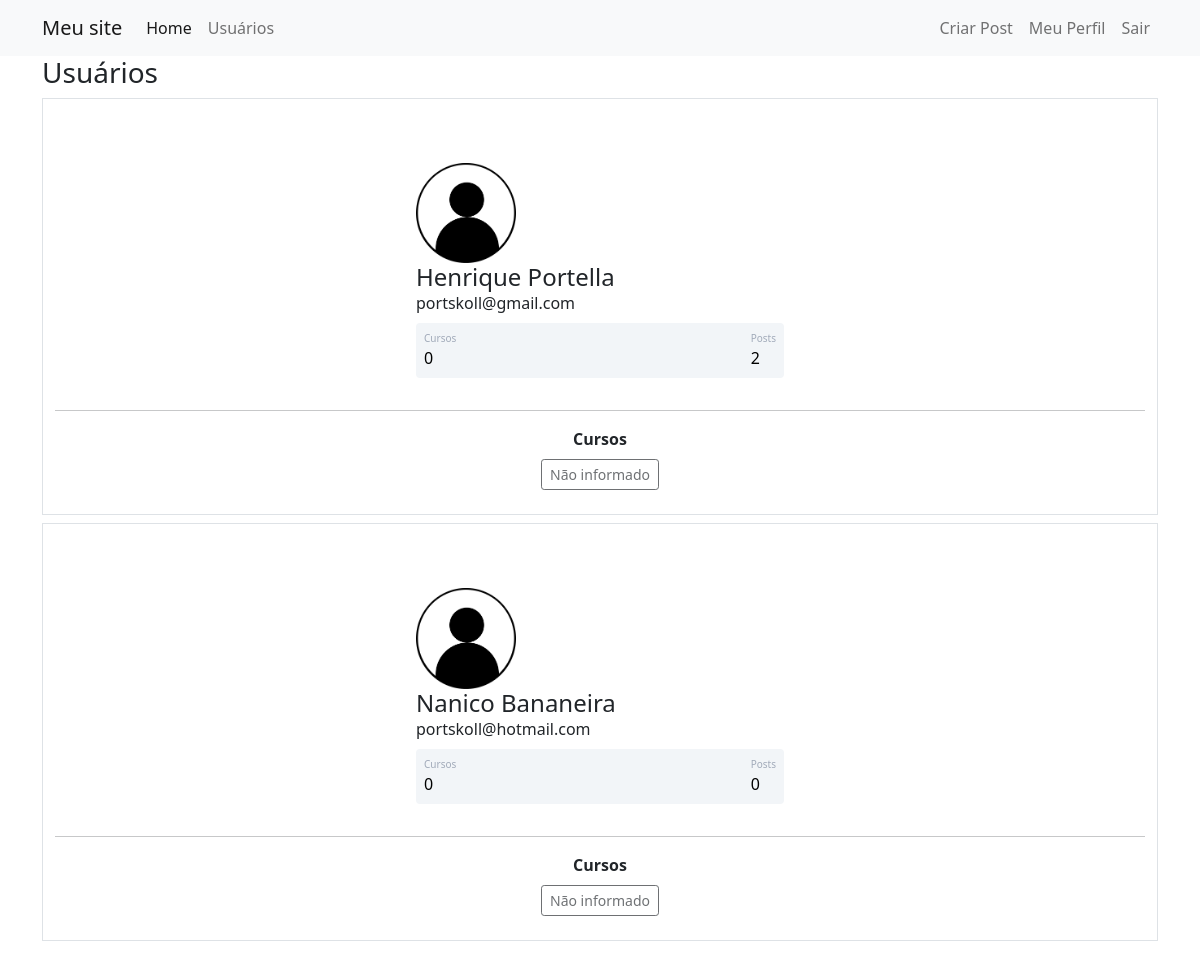
Page /usuarios (signed in) on the earlier database version.
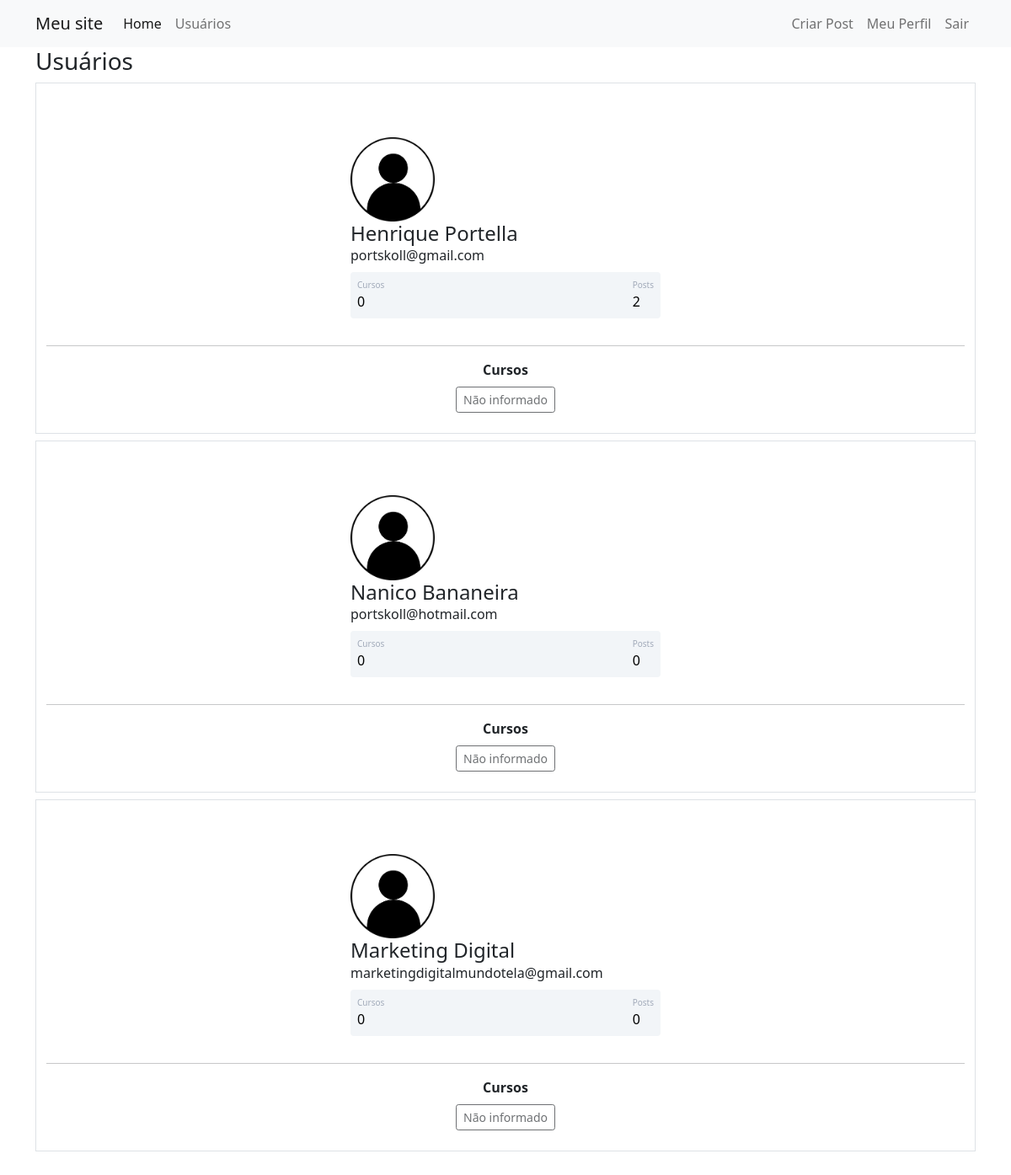
Same page on the later database version.
### comunidadeimpressionadora/models.py (models this page shows)
class Usuario(database.Model, UserMixin):
    id = database.Column(database.Integer, primary_key=True)
    username = database.Column(database.String, nullable=False)
    apelido = database.Column(database.String, nullable=False, default='leitor')
    bloqueado = database.Column(database.Boolean, nullable=False, default=False)
    cod_ativado = database.Column(database.Boolean, nullable=False, default=False)
    codigo_email = database.Column(database.String, nullable=False, default='000000')
    data_nascimento = database.Column(database.Date, nullable=False)
    tipo_user = database.Column(database.Integer, nullable=False, default=3)# 1 ADM - 2 AUTOR -3 LEITOR
    email = database.Column(database.String, nullable=False, unique=True)
    senha = database.Column(database.String, nullable=False)
    foto_perfil = database.Column(database.String, default='default.jpg')
    posts = database.relationship('Post', backref='autor', lazy=True)
    comentarios = database.relationship('Comentario', backref='autor_com', lazy=True)
    cursos = database.Column(database.String, nullable=False, default='Não informado')
    def contar_posts(self):
        return len(self.posts)

### comunidadeimpressionadora/routes.py (the view)
@app.route('/usuarios')
@login_required
def usuarios():
    lista_usuarios = Usuario.query.all()
    return render_template('usuarios.html', lista_usuarios=lista_usuarios)

### comunidadeimpressionadora/models.py (called while the page is built)
@login_manager.user_loader
def load_usuario(id_usuario):
    return Usuario.query.get(int(id_usuario))

### comunidadeimpressionadora/templates/usuarios.html (shortened to what this page needs)
{% extends 'base.html' %}
{% block body %}
<div class="container">
    <h3>Usuários</h3>
    {% for usuario in lista_usuarios %}
    <div class="container border mt-2">
        <div class="container mt-5 d-flex justify-content-center">
            <div class="card p-3">
                <div class="d-flex align-items-center">
                    <div class="ml-3 w-100 justify-content-center">
                        <div class="image pe-2 ">
                            <img src="{{ url_for('static', filename='fotos_perfil/{}'.format(usuario.foto_perfil)) }}"
                                 class="rounded" width="100">
                        </div>
                        <h4 class="mb-0 mt-0">{{ usuario.username}}</h4>
                        <span>{{ usuario.email}}</span>
                        <div class="p-2 mt-2 bg-primary d-flex justify-content-between rounded text-white stats">
                            <div class="d-flex flex-column">
                                <span class="articles">Cursos</span>
                                {% if 'Não informado' in usuario.cursos %}
                                <span class="number1">0</span>
                                {% else %}
                                <span class="number1">{{ usuario.cursos.count(';') + 1 }}</span>
                                {% endif %}
                            </div>
                            <div class="d-flex flex-column">
                                <span class="rating">Posts</span>
                                <span class="number3">{{ usuario.contar_posts() }}</span>
                            </div>
                        </div>
                    </div>
                </div>
            </div>
        </div>
<hr>
        <div class="row justify-content-center mb-4">
            <div class="col col-12" style="text-align: center">
                <strong>Cursos</strong><br>
                {% for curso in usuario.cursos.split(';') %}
                <button type="button" class="btn btn-outline-dark btn-sm mt-2" disabled>{{ curso }}</button>
                {% endfor %}
            </div>
        </div>
    </div>
    {% endfor %}
</div>
{% endblock %}

### comunidadeimpressionadora/templates/base.html (shortened to what this page needs)
<!DOCTYPE html>
<html lang="pt-br">
<head>
    <link href="https://cdn.jsdelivr.net/npm/bootstrap@5.0.2/dist/css/bootstrap.min.css" rel="stylesheet"
>
    <link rel="stylesheet" type="text/css" href="{{ url_for('static',filename='main.css') }}">
</head>
<body>
    {% include 'navbar.html' %}
    {% block body %}
    {% endblock %}
</body>
</html>

### comunidadeimpressionadora/templates/navbar.html (shortened to what this page needs)
<nav class="navbar navbar-expand-lg navbar-light bg-light">
    <div class="container-fluid container">
      <a class="navbar-brand" href="{{ url_for('home') }}">Meu site</a>
      <div class="collapse navbar-collapse" id="navbarSupportedContent">
        <ul class="navbar-nav me-auto mb-2 mb-lg-0">
          <li class="nav-item">
            <a class="nav-link active" aria-current="page" href="{{ url_for('home') }}">Home</a>
          </li>
          <li class="nav-item">
            <a class="nav-link" href="{{ url_for('usuarios') }}">Usuários</a>
          </li>
        </ul>
        <ul class="d-flex navbar-nav">
          {% if current_user.is_authenticated %}
           <li class="nav-item">
                <a class="nav-link" href="{{ url_for('criar_post')}}">Criar Post</a>
              </li>
              <li class="nav-item">
                <a class="nav-link" href="{{ url_for('perfil')}}">Meu Perfil</a>
              </li>
           <li class="nav-item">
                <a class="nav-link" href="{{ url_for('sair')}}">Sair</a>
              </li>
          {%endif%}
        </ul>
      </div>
    </div>
  </nav>

### comunidadeimpressionadora/static/main.css (style rules this page uses)
.card { width: 400px; border: none; border-radius: 10px; background-color: #fff; }
.stats { background: #f2f5f8 !important; color: #000 !important; }
.articles { font-size:10px; color: #a1aab9; }
.number1 { font-weight:500; }
.rating { font-size:10px; color: #a1aab9; }
.number3 { font-weight:500; }

Differences in the rows shown:
added Usuario: foto_perfil (placeholder picture), username "Marketing Digital", email "marketingdigitalmundotela@gmail.com", shows "0", contar_posts "0", cursos "Não informado"
